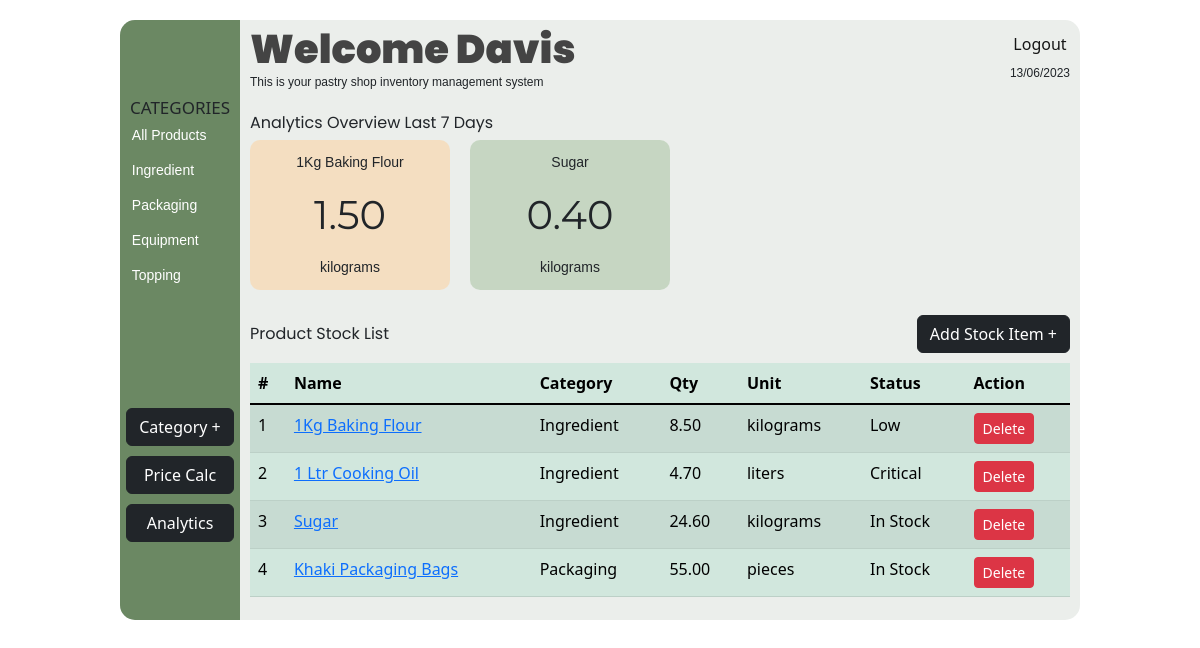
The page /inventory (signed in) on the database its author committed.
### app.py (models this page shows, shortened)
class Category(db.Model):
    id = db.Column(db.Integer, primary_key=True)
    name = db.Column(db.String(50), nullable=False, unique=False)
    user_id = db.Column(db.Integer, db.ForeignKey('user.id'))
    user = db.relationship('User')

class User(UserMixin, db.Model):
    id = db.Column(db.Integer, primary_key=True)
    username = db.Column(db.String(50), unique=True, nullable=False)
    email = db.Column(db.String(120), unique=True, nullable=False)
    password_hash = db.Column(db.String(128), nullable=False)
    is_admin = db.Column(db.Boolean, default=False)

class Product(db.Model):
    id = db.Column(db.Integer, primary_key=True)
    name = db.Column(db.String(100), nullable=False)
    description = db.Column(db.Text, nullable=False)
    price = db.Column(db.DECIMAL(precision=8, scale=2), nullable=False)
    quantity = db.Column(db.DECIMAL(precision=8, scale=2), default=0.0)
    image_id = db.Column(db.Integer, db.ForeignKey('image.id'), nullable=False)
    category_id = db.Column(db.Integer, db.ForeignKey('category.id'), nullable=False)
    user_id = db.Column(db.Integer, db.ForeignKey('user.id'), nullable=False)
    unit_of_measurement_id = db.Column(db.Integer, db.ForeignKey('unit_of_measurement.id'), nullable=False)
    unit_of_measurement = db.relationship('UnitOfMeasurement')

class UnitOfMeasurement(db.Model):
    id = db.Column(db.Integer, primary_key=True)
    name = db.Column(db.String(20), unique=True, nullable=False)

### app.py (the view)
@app.route('/inventory')
@login_required
def inventory():
    user_id = current_user.id
    units = UnitOfMeasurement.query.all()
    categories = Category.query.filter_by(user_id=user_id).all()
    products = Product.query.filter_by(user_id=user_id).all()
    start_date, end_date = get_past_week_dates()
    top_ingredients = get_top_ingredients(start_date, end_date, user_id)
    top_ingredients_with_index = [(index + 1, ingredient) for index, ingredient in enumerate(top_ingredients)]
    app.jinja_env.globals['get_category_name'] = get_category_name
    return render_template('inventory.html', top_ingredients_with_index=top_ingredients_with_index, categories=categories, units=units,
                           username=current_user.username, current_date=datetime.datetime.now().strftime("%d/%m/%Y"),
                           get_unit_of_measurement_name=get_unit_of_measurement_name,
                           get_product_status=get_product_status,
                           get_category_name=get_category_name, products=products)

### app.py (called while the page is built)
@login_manager.user_loader
def load_user(user_id):
    return User.query.get(int(user_id))

def get_category_name(category_id):
        with app.app_context():
            user_id = current_user.id
            categories = Category.query.filter_by(user_id=user_id).all()
            category = next((cat for cat in categories if cat.id == category_id), None)
            return category.name if category else ""

def get_product_status(quantity):
    if quantity <= 0:
        return 'Out of Stock'
    elif quantity <= 5 and quantity > 0:
        return 'Critical'
    elif quantity <= 10 and quantity > 5:
        return 'Low'
    else:
        return 'In Stock'

def get_unit_of_measurement_name(unit_of_measurement_id):
    with app.app_context():
        unit_of_measurement = UnitOfMeasurement.query.get(unit_of_measurement_id)
        if unit_of_measurement:
            return unit_of_measurement.name
        return ''

def get_past_week_dates():
    end_date = datetime.datetime.now()
    start_date = end_date - datetime.timedelta(days=7)
    return start_date, end_date

def get_top_ingredients(start_date, end_date, user_id):
    top_ingredient_ids = db.session.query(
        BakedProductIngredient.product_id,
        func.sum(BakedProductIngredient.quantity).label('total_quantity')
    ).join(BakedProduct).filter(
        BakedProduct.date_baked.between(start_date, end_date)
    ).group_by(BakedProductIngredient.product_id).order_by(
        func.sum(BakedProductIngredient.quantity).desc()
    ).limit(4).subquery()
    top_ingredients = db.session.query(
        Product.name,
        top_ingredient_ids.c.total_quantity,
        UnitOfMeasurement.name
    ).join(top_ingredient_ids, Product.id == top_ingredient_ids.c.product_id).join(
        UnitOfMeasurement, Product.unit_of_measurement_id == UnitOfMeasurement.id
    ).filter(
        Product.user_id == user_id
    ).all()
    return top_ingredients

### templates/inventory.html (shortened to what this page needs)
<!DOCTYPE html>
<html lang="en">
<head>
    <link rel="stylesheet" href="/static/styles/inventory.css">
    <link href="https://cdn.jsdelivr.net/npm/bootstrap@5.3.0-alpha3/dist/css/bootstrap.min.css" rel="stylesheet">
</head>
<body>
    <div id="container">
        <aside class="aside">
            <h5>CATEGORIES</h5>
            <ul id="categoryList">
              <li class="categories" id="-1">All Products</li>
                {% for category in categories %}
                  <li class="categories" id="{{ category.id }}">{{ category.name }}</li>
                {% endfor %}
              </ul>
            <div class="add-category">
                <input id="add-category" type="button" value="Category +" data-bs-toggle="offcanvas" data-bs-target="#offcanvasWithBothOptions" aria-controls="offcanvasWithBothOptions" class="btn btn-dark">
            </div>
            <a href="{{ url_for('bake') }}" class="btn btn-dark" id="calc-price" style="color: white;">Price Calc</a>
            <a href="{{ url_for('analytics') }}" class="btn btn-dark" id="detailedAnalytics" style="color: white;">Analytics</a>
        </aside>
        <main class="main">
            <header class="header">
                <div class="text">
                  <h1>Welcome {{ username }}</h1>
                  <p>This is your pastry shop inventory management system</p>
                </div>
                <div>
                    <div class="logout">
                        <a href="{{ url_for('logout') }}">Logout</a>
                    </div>
                    <div class="date">
                    {{ current_date }}
                    </div>
                </div>
              </header>
              <section id="overview">
                <div class="view_title">Analytics Overview Last 7 Days</div>
                <div class="overviews">
                  {% for index, ingredient in top_ingredients_with_index %}
                    <div class="item-{{ index }} overview">
                      <div>{{ ingredient[0] }}</div>
                      <div>{{ ingredient[1] }}</div>
                      <div>{{ ingredient[2] }}</div>
                    </div>
                  {% endfor %}
                </div>
            </section>
                <div class="stock">
                    <div class="stock-title">Product Stock List</div>
                    <div class="add-products btn btn-dark " data-bs-toggle="offcanvas" data-bs-target="#offcanvasWithBothOptionss" aria-controls="offcanvasWithBothOptions">Add Stock Item +</div>
                </div>
            <section id="stock-list">
                <table class="table table-success table-hover table-striped" id="product-table">
                    <thead class="sticky-top">
                      <tr>
                        <th scope="col">#</th>
                        <th scope="col">Name</th>
                        <th scope="col">Category</th>
                        <th scope="col">Qty</th>
                        <th scope="col">Unit</th>
                        <th scope="col">Status</th>
                        <th scope="col">Action</th>
                      </tr>
                    </thead>
                    <tbody class="table-group-divider" id="product-table-body">
                      {% for product in products %}
                      <tr scope="row">
                        <td>{{ loop.index }}</td>
                        <td><a href="{{ url_for('product_details', id=product.id) }}">{{ product.name }}</a></td>
                        <td>{{ get_category_name(product.category_id) }}</td>
                        <td>{{ product.quantity }}</td>
                        <td>{{ get_unit_of_measurement_name(product.unit_of_measurement_id) }}</td>
                        <td>{{ get_product_status(product.quantity) }}</td>
                        <td><a href="{{ url_for('delete_product', id=product.id) }}" class="btn btn-danger btn-sm delete-product">Delete</a></td>
                      </tr>
                      {% endfor %}
                    </tbody>
                  </table>
            </section>
        </main>
    </div>
</body>
</html>

### static/styles/inventory.css (style rules this page uses)
body { margin: 0; padding: 0; box-sizing: border-box; display: flex; flex-direction: column; justify-content: center; align-items: center; font-family: 'Poppins', sans-serif; font-weight: lighter; }
#container { width: 80vw; min-height: 600px; display: flex; justify-content: space-between; margin: 20px 0; background-color: #ebeeeb; border-radius: 15px; }
.aside { border-top-left-radius: 15px; border-bottom-left-radius: 15px; width: 120px; max-height: 600px; display: flex; flex-direction: column; justify-content: center; background-color: #6B8863; padding: 10px 0; }
#calc-price, #detailedAnalytics, #addpastry { margin: 10px auto 0 auto; width: 90%; }
.aside h5 { margin: 0; padding-left: 10px; font-size: 17px; }
.aside ul { width: 97%; margin: 0 auto 0 auto; padding: 0; height: 50%; display: flex; flex-direction: column; justify-content: flex-start; }
.aside ul li { color: #ffffff; list-style-type: none; margin: 5px 0; margin-left: 10px; height: 25px; border-radius: 35px; font-size: 14px; display: flex; align-items: center; cursor: pointer; font-family: Verdana, Geneva, Tahoma, sans-serif; }
.add-category { width: 100%; display: flex; flex-direction: column; justify-content: center; align-items: center; }
.main { width: calc(100% - 140px); display: flex; flex-direction: column; margin: 0 auto; }
.header { display: flex; justify-content: space-between; align-items: center; }
.text h1 { margin: 0; padding: 5px 0 0 0; font-family: 'Poppins', sans-serif; color: #444444; font-weight:900; }
.text p, .date { margin: 0; padding: 0; font-size: 12px; font-family: Verdana, Geneva, Tahoma, sans-serif; }
#overview { margin-top: 20px; width: 100%; height: fit-content; display: flex; flex-direction: column; }
.overview div:nth-child(1) { font-family: Verdana, Geneva, Tahoma, sans-serif; font-size: 14px; }
.overview div:nth-child(2) { font-family: 'Montserrat', sans-serif; font-size: 40px; }
.overview div:nth-child(3) { font-family: Verdana, Geneva, Tahoma, sans-serif; font-size: 14px; }
.view_title { font-family: 'Poppins', sans-serif; }
.overviews { margin-top: 5px; display: flex; flex-wrap: wrap; }
.overview { height: 150px; width: 200px; display: flex; flex-direction: column; justify-content: space-evenly; align-items: center; margin: 0 20px 0 0; border-radius: 10px; scroll-snap-align: start; text-align: center; }
.item-2 { background-color: rgba(161,192,154,.5); }
.item-1 { background-color: rgba(254,208,151,.5); }
#stock-list { margin-top: 10px; display: flex; flex-direction: column; overflow: auto; }
.stock { display: flex; justify-content: space-between; margin-top: 10px; align-items: center; }
.stock-title { font-family: 'Poppins', sans-serif; }
.add-products { cursor: pointer; padding: 10px; background-color: #747476; border-radius: 35px; }
.logout { text-align: center; margin-bottom: 5px; padding: 3px; cursor: pointer; }
.logout a { text-decoration: none; color: #161616; width: 100%; height: 100%; }

### templates/inventory.html (style rules this page uses)
@media (min-width: 768px) { .overviews { justify-content: center; } }
@media (min-width: 768px) { .overview { margin-bottom: 15px; } }
@media (min-width: 992px) { .overviews { justify-content: flex-start; } }
@media (min-width: 992px) { .overview { margin-bottom: 15px; } }

### rows shown on the page
Category: name "Ingredient"
Category: name "Packaging"
Category: name "Equipment"
Category: name "Topping"
User: username "Davis"
Product: name "1Kg Baking Flour", quantity "8.50", quantity "Low"
UnitOfMeasurement: name "kilograms"
Product: name "1 Ltr Cooking Oil", quantity "4.70", quantity "Critical"
UnitOfMeasurement: name "liters"
Product: name "Sugar", quantity "24.60", quantity "In Stock"
Product: name "Khaki Packaging Bags", quantity "55.00", quantity "In Stock"
UnitOfMeasurement: name "pieces"

### other values the page prints
{{ ingredient[0] }} "1Kg Baking Flour" "Sugar"
{{ ingredient[1] }} "1.50" "0.40"
{{ ingredient[2] }} "kilograms" "kilograms"
